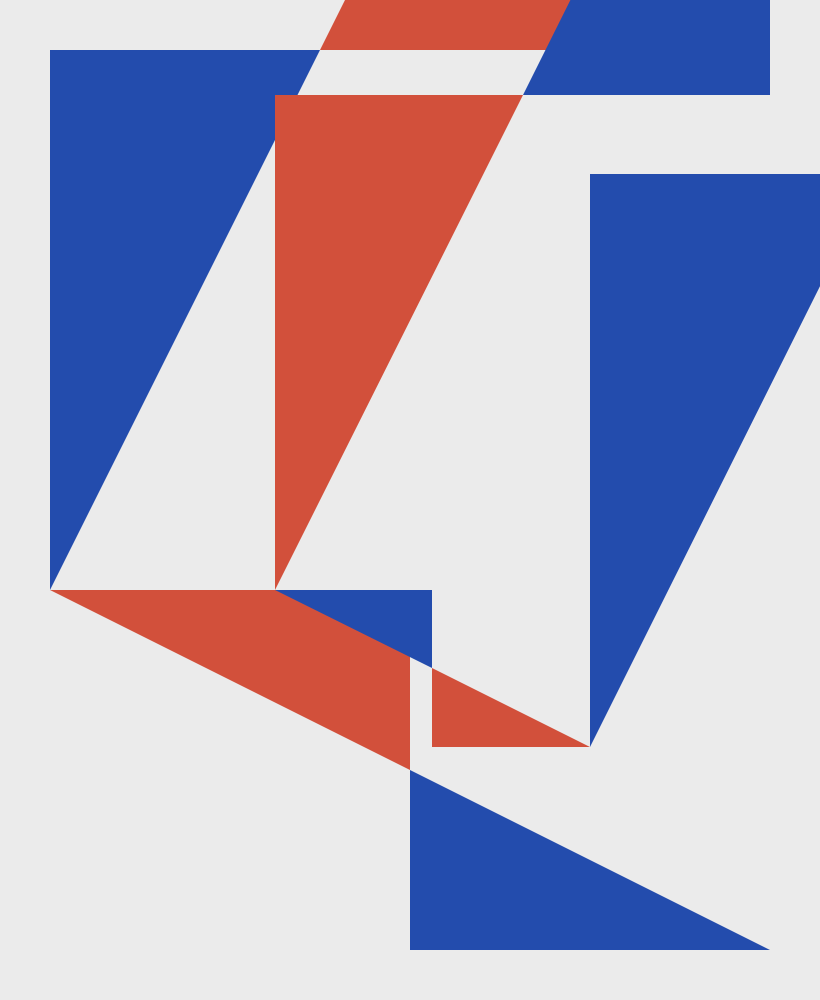
Frame 1 (no input)
Frame 60 (the mouse pressed at the canvas centre just before this capture): identical to frame 1, image omitted
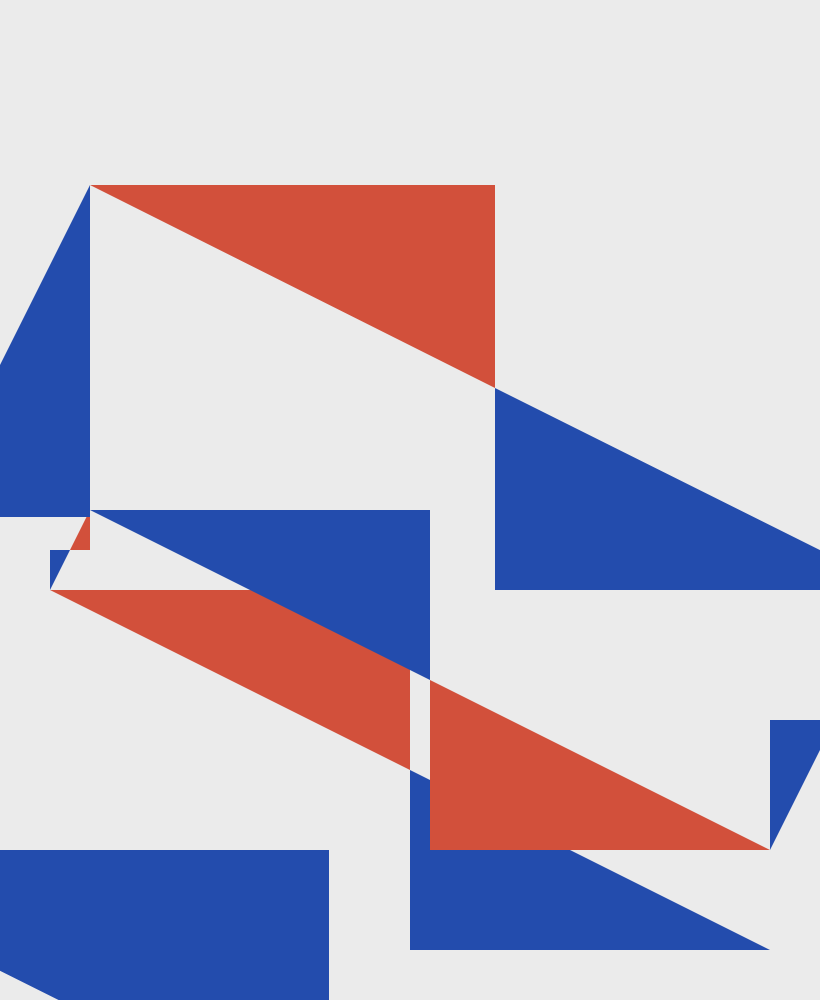
Frame 120 (the mouse held since frame 60 and released just before this capture)

The Processing sketch that drew these frames (run headless with seeded random() and noise(); from frame 60 on, the mouse is pressed at the canvas centre):

// Processing sketch: interacciones
// ── interacciones.pde
int X = 720;
int Y = 900;
void setup() {
  size(820,1000);
}
void draw() {
  background(235);
  translate (50,50);
  noStroke();
  fill(35,76,173);
  triangle(X,Y,X/2,Y,X/2,Y-(X/2)/2);
  fill(210,80,59);
  triangle(0,Y-X/2,X/2,Y-X/2,X/2,Y-((X/2)/2));
  int in2Y = Y-(X/2);
  fill(35,76,173);
  triangle(0,in2Y, 0,mouseY,(in2Y-mouseY)/2,mouseY);
  fill(210,80,59);
  triangle((in2Y-mouseY)/2,mouseY,(in2Y-mouseY),mouseY,(in2Y-mouseY),mouseY-(in2Y-mouseY));
  int in3X = (in2Y-mouseY);
  int in3Y = (mouseY-(in2Y-mouseY));
  int fin3X = (X+in3X)/2;
  int ancho3 =fin3X-in3X;
  int fin3Y = in3Y+(ancho3/2);
  fill(35,76,173);
  triangle(in3X,in3Y,fin3X,in3Y,fin3X,fin3Y);
  fill(210,80,59);
  triangle(fin3X,fin3Y,fin3X,fin3Y+(ancho3/2),X,fin3Y+(ancho3/2));
  int in4Y = fin3Y+(ancho3/2);
  int alto4 =in2Y-in4Y;
  int base4 =X-(alto4/4);
  fill(35,76,173);
  triangle(X,in4Y,X,in4Y+(alto4/2),base4,in4Y+(alto4/2));
  fill(210,80,59);
  triangle(base4,in4Y+(alto4/2),X-(alto4/2),in4Y+(alto4/2),X-(alto4/2),in4Y+(alto4));
  int in5X = X-(alto4/2);
  int in5Y = in4Y+alto4;
  int base5 = (in5X-in3X)/2;
  fill(35,76,173);
  triangle(in5X,in5Y, in5X-base5,in5Y,in5X-base5,in5Y-base5/2);
  fill(210,80,59);
  triangle(in5X-base5,in5Y-base5/2,in5X-base5,in5Y-base5,in3X,in5Y-base5);
  int in6Y = in5Y-base5;
  int altura6 = in6Y-in4Y;
  fill(35,76,173);
  triangle(in3X,in6Y, in3X, in6Y-altura6/2, in3X+altura6/4,in6Y-altura6/2);
  fill(210,80,59);
  triangle(in3X+altura6/4,in6Y-altura6/2,in3X+altura6/2,in6Y-altura6/2,in3X+altura6/2,in4Y);
  int in7X = in3X+altura6/2;
  int base7 = (in5X-in7X)/2;
  fill(35,76,173);
  triangle(in7X,in4Y,in7X+base7,in4Y,in7X+base7,in4Y+base7/2);
  fill(210,80,59);
  triangle(in7X+base7,in4Y+base7/2,in7X+base7,in4Y+base7,in5X,in4Y+base7);
}
  
